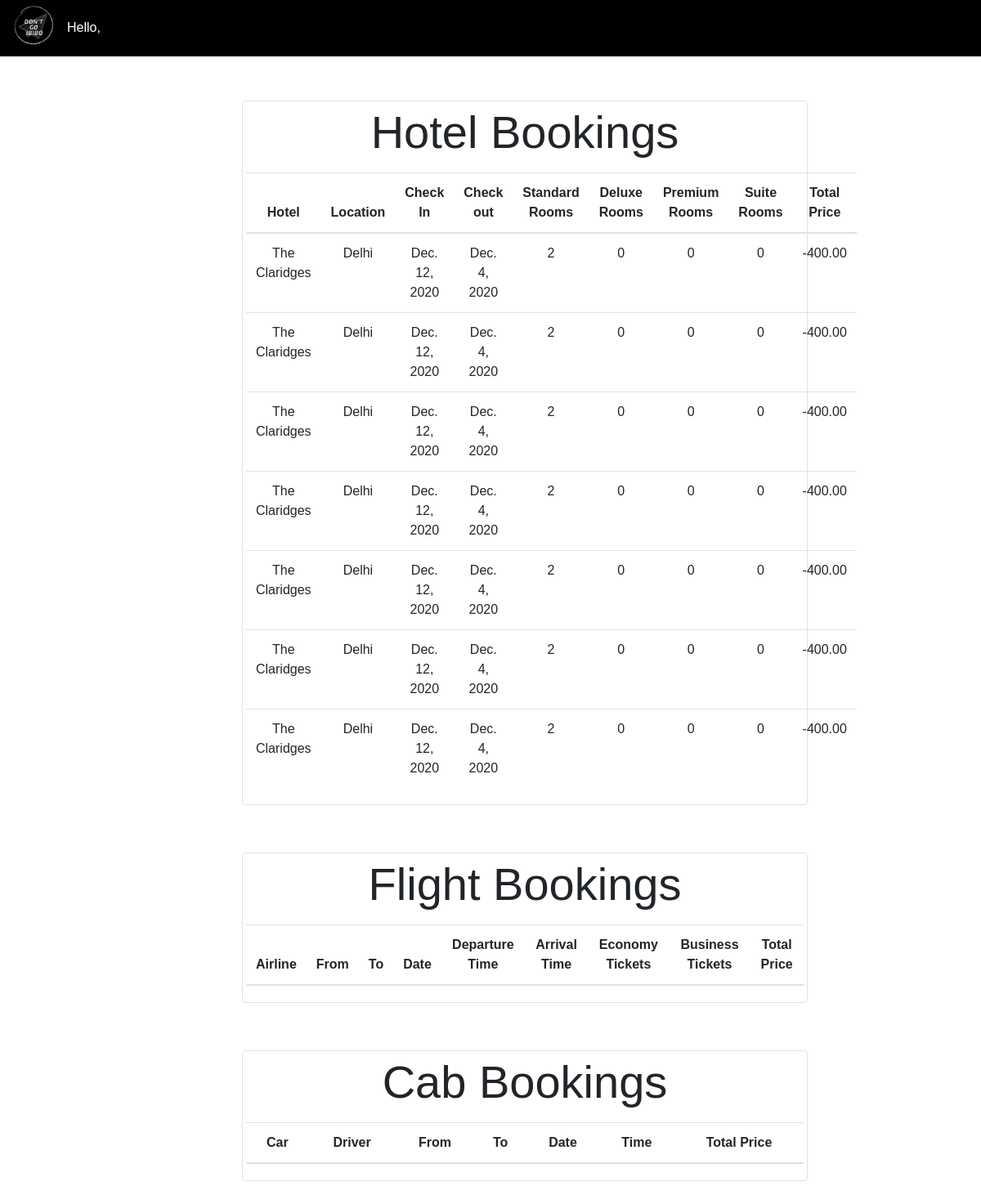
The page /my_bookings (signed in) on the database its author committed.
### Travel/models/hotel_booking.py (models this page shows, shortened)
class Hotel_booking(models.Model):
    user_email = models.CharField(max_length=50, default='')
    user_fname = models.CharField(max_length=50, default='')
    user_lname = models.CharField(max_length=50, default='')
    hotel = models.ForeignKey(Hotel, on_delete=models.CASCADE)
    check_in_date = models.DateField(default = date.today)
    check_out_date = models.DateField(default = date.today)
    standard_number = models.PositiveIntegerField(default=0)
    deluxe_number = models.PositiveIntegerField(default=0)
    premium_number = models.PositiveIntegerField(default=0)
    suite_number = models.PositiveIntegerField(default=0)
    total_price = models.DecimalField(max_digits=7, decimal_places=2, default=0)
    @staticmethod
    def get_booking_by_user(email):
        return Hotel_booking.objects.filter(user_email=email)

### Travel/models/hotels.py (models this page shows, shortened)
class Hotel(models.Model):
    name = models.CharField(max_length=50)
    description = models.CharField(max_length=250, default="The most comfortable stay", null=True, blank=True)
    location = models.ForeignKey(Location, on_delete=models.CASCADE, default=1)
    locality = models.CharField(max_length=50, default = "X")
    street = models.CharField(max_length=50, default= "Y")
    number = models.PositiveSmallIntegerField(default=9999999900)
    website = models.URLField(default="www..com", max_length=50)
    rating = models.DecimalField(max_digits=3, decimal_places=2, default=0)
    deluxe_available = models.BooleanField(default=True)
    deluxe_price = models.DecimalField(max_digits=6, decimal_places=2, default=0)
    standard_available = models.BooleanField(default=True)
    standard_price = models.DecimalField(max_digits=6, decimal_places=2, default=0)
    premium_available = models.BooleanField(default=True)
    premium_price = models.DecimalField(max_digits=6, decimal_places=2, default=0)
    suite_available = models.BooleanField(default=True)
    suite_price = models.DecimalField(max_digits=6, decimal_places=2, default=0)
    image1 = models.ImageField(upload_to = "uploads/hotel_photos", null=True, default=None)
    image2 = models.ImageField(upload_to = "uploads/hotel_photos", null=True, default=None)
    image3 = models.ImageField(upload_to = "uploads/hotel_photos", null=True, default=None)
    image4 = models.ImageField(upload_to = "uploads/hotel_photos", null=True, default=None)
    image5 = models.ImageField(upload_to = "uploads/hotel_photos", null=True, default=None)
    wifi = models.BooleanField(default=False)
    air_conditioning = models.BooleanField(default=True)
    airport_shuttle = models.BooleanField(default=False)
    parking_area = models.BooleanField(default=True)
    pool = models.BooleanField(default=False)
    fitness_center = models.BooleanField(default=False)

### Travel/models/location.py (models this page shows, shortened)
class Location(models.Model):
    name = models.CharField(max_length=50)

### Travel/views/my_bookings.py (the view)
# urls.py: path('my_bookings', My_bookings_view.as_view()),
class My_bookings_view(View):
    def get(self, request):
        user = request.user
        hotel_bookings = Hotel_booking.get_booking_by_user(user.email)
        flight_bookings = Flight_booking.get_booking_by_user(user.email)
        cab_bookings = Cab_booking.get_booking_by_user(user.email)
        return render(request , 'my_bookings.html',{'hotel_bookings':hotel_bookings, 'flight_bookings':flight_bookings,'cab_bookings':cab_bookings})

### Travel/models/cab_booking.py (called while the page is built)
    @staticmethod
    def get_booking_by_user(email):
        return Cab_booking.objects.filter(user_email=email)

### Travel/models/flight_booking.py (called while the page is built)
    @staticmethod
    def get_booking_by_user(email):
        return Flight_booking.objects.filter(user_email=email)

### Travel/templates/my_bookings.html (shortened to what this page needs)
{% extends 'base1.html' %}
{% block content %}
<div style="padding-top: 50px; padding-bottom: 25px;" class="container">
    <div class="border rounded p-1 m-1">
        <p class="display-4 text-center">Hotel Bookings</p>
        <table class="table mx-auto">
            <thead>
                <tr class="text-center">
                    <th>Hotel</th>
                    <th>Location</th>
                    <th>Check In</th>
                    <th>Check out</th>
                    <th>Standard Rooms</th>
                    <th>Deluxe Rooms</th>
                    <th>Premium Rooms</th>
                    <th>Suite Rooms</th>
                    <th>Total Price</th>
                </tr>
            </thead>
            <tbody>
                {% for booking in hotel_bookings %}
                <tr class="text-center">
                    <td>{{booking.hotel.name}}</td>
                    <td> {{booking.hotel.location.name}}</td>
                    <td>{{booking.check_in_date}}</td>
                    <td>{{booking.check_out_date}}</td>
                    <td>{{booking.standard_number}}</td>
                    <td>{{booking.deluxe_number}}</td>
                    <td>{{booking.premium_number}}</td>
                    <td>{{booking.suite_number}}</td>
                    <td>{{booking.total_price}}</td>
                </tr>
                {% endfor %}
            </tbody>
        </table>
    </div>
</div>
<div style="padding-top: 25px; padding-bottom: 25px;" class="container">
    <div class="border rounded p-1 m-1">
        <p class="display-4 text-center">Flight Bookings</p>
        <table class="table mx-auto">
            <thead>
                <tr class="text-center">
                    <th>Airline</th>
                    <th>From</th>
                    <th>To</th>
                    <th>Date</th>
                    <th>Departure Time</th>
                    <th>Arrival Time</th>
                    <th>Economy Tickets</th>
                    <th>Business Tickets</th>
                    <th>Total Price</th>
                </tr>
            </thead>
        </table>
    </div>
</div>
<div style="padding-top: 25px; padding-bottom: 25px;" class="container">
    <div class="border rounded p-1 m-1">
        <p class="display-4 text-center">Cab Bookings</p>
        <table class="table mx-auto">
            <thead>
                <tr class="text-center">
                    <th>Car</th>
                    <th>Driver</th>
                    <th>From</th>
                    <th>To</th>
                    <th>Date</th>
                    <th>Time</th>
                    <th>Total Price</th>
                </tr>
            </thead>
        </table>
    </div>
</div>
{% endblock %}

### Travel/templates/base1.html (style rules this page uses)
.container { width: 60%; padding: 10px; margin-left: 23.5%; }
body { font-family: Arial, Helvetica, sans-serif; }
* { box-sizing: border-box; }
#letsdothis { background-color: white; animation-name: example; animation-duration: 6s; }

### rows shown on the page
Hotel_booking: hotel.name "The Claridges", hotel.location.name "Delhi", check_in_date "Dec. 12, 2020", check_out_date "Dec. 4, 2020", standard_number "2", deluxe_number "0", premium_number "0", suite_number "0", total_price "-400.00"
Hotel_booking: hotel.name "The Claridges", hotel.location.name "Delhi", check_in_date "Dec. 12, 2020", check_out_date "Dec. 4, 2020", standard_number "2", deluxe_number "0", premium_number "0", suite_number "0", total_price "-400.00"
Hotel_booking: hotel.name "The Claridges", hotel.location.name "Delhi", check_in_date "Dec. 12, 2020", check_out_date "Dec. 4, 2020", standard_number "2", deluxe_number "0", premium_number "0", suite_number "0", total_price "-400.00"
Hotel_booking: hotel.name "The Claridges", hotel.location.name "Delhi", check_in_date "Dec. 12, 2020", check_out_date "Dec. 4, 2020", standard_number "2", deluxe_number "0", premium_number "0", suite_number "0", total_price "-400.00"
Hotel_booking: hotel.name "The Claridges", hotel.location.name "Delhi", check_in_date "Dec. 12, 2020", check_out_date "Dec. 4, 2020", standard_number "2", deluxe_number "0", premium_number "0", suite_number "0", total_price "-400.00"
Hotel_booking: hotel.name "The Claridges", hotel.location.name "Delhi", check_in_date "Dec. 12, 2020", check_out_date "Dec. 4, 2020", standard_number "2", deluxe_number "0", premium_number "0", suite_number "0", total_price "-400.00"
Hotel_booking: hotel.name "The Claridges", hotel.location.name "Delhi", check_in_date "Dec. 12, 2020", check_out_date "Dec. 4, 2020", standard_number "2", deluxe_number "0", premium_number "0", suite_number "0", total_price "-400.00"
